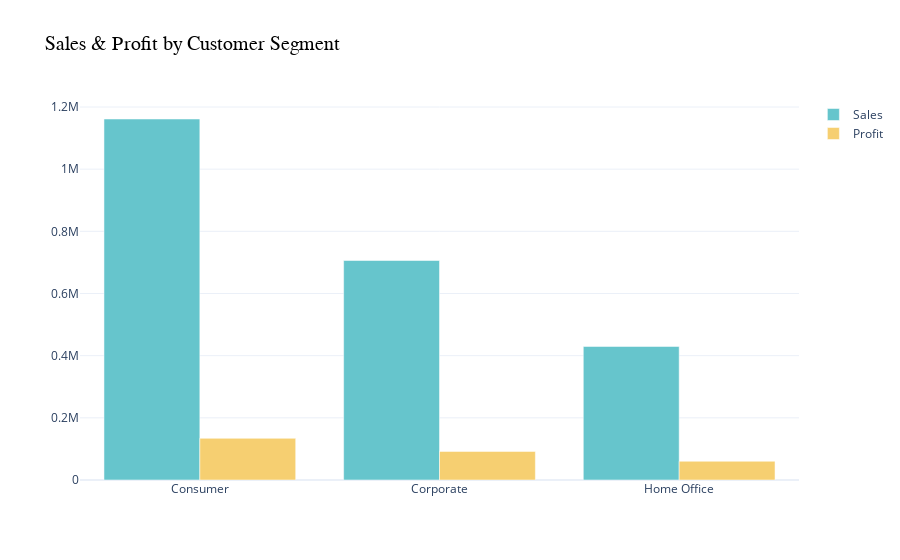

Notebook cell for this chart:
### Code cell
color_palette = px.colors.qualitative.Pastel

fig = go.Figure()
fig.add_trace(go.Bar(x=sales_profit_by_customersegment['Segment'], y=sales_profit_by_customersegment['Sales'], name='Sales', marker_color=color_palette[0]))
fig.add_trace(go.Bar(x=sales_profit_by_customersegment['Segment'], y=sales_profit_by_customersegment['Profit'], name='Profit', marker_color=color_palette[1]))
fig.update_layout(barmode='group', title='Sales & Profit by Customer Segment', title_font = dict(size=20, color='black', family='Arial'))
fig.show()

### Figure 1 — Plotly figure (JSON) as saved in the notebook; plotly's stock layout.template omitted (floating-point values rounded to 4 significant figures)
{"data": [{"marker": {"color": "rgb(102, 197, 204)"}, "name": "Sales", "type": "bar", "x": ["Consumer", "Corporate", "Home Office"], "y": [1161000.0, 706100.0, 429700.0]}, {"marker": {"color": "rgb(246, 207, 113)"}, "name": "Profit", "type": "bar", "x": ["Consumer", "Corporate", "Home Office"], "y": [134100.0, 91980.0, 60300.0]}], "layout": {"barmode": "group", "title": {"font": {"color": "black", "family": "Arial", "size": 20}, "text": "Sales & Profit by Customer Segment"}}}
